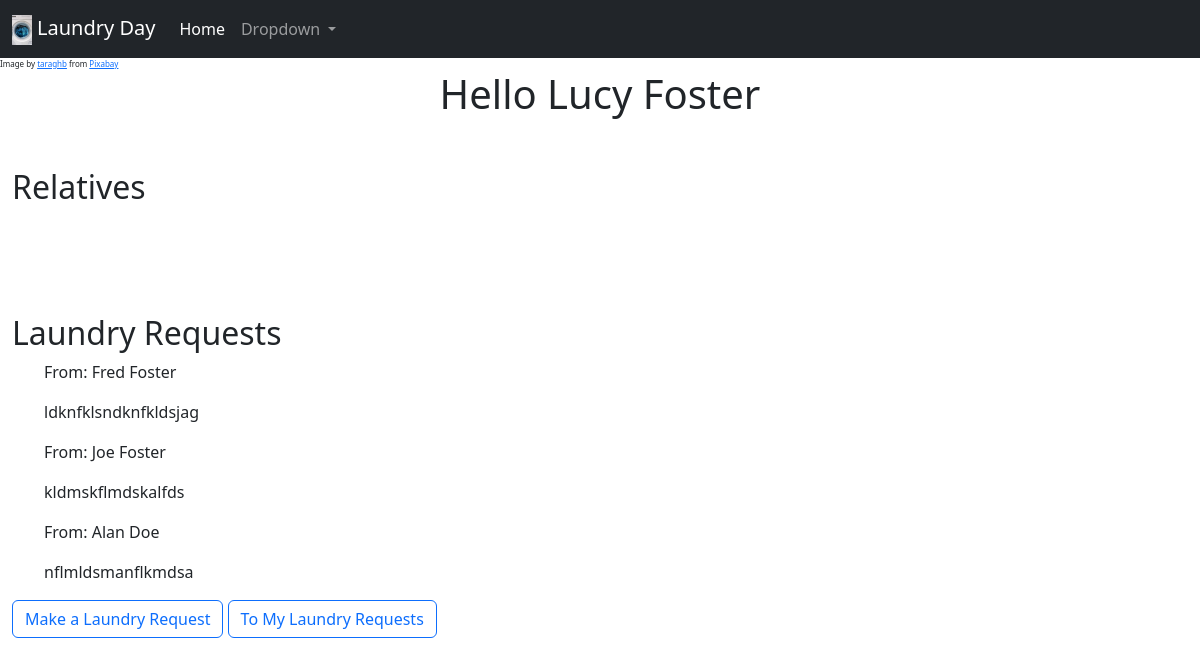
/user/5, run on the app's committed database.
### laundry_day/models.py (models this page shows, shortened)
class User(models.Model):
    name = models.CharField(max_length=100)
    def __str__(self):
        return self.name
    class Meta:
        db_table = 'custom_user'
    parent = models.ForeignKey('self',
                               null=True,
                               blank=True,
                               related_name='children',
                               on_delete=models.SET_NULL)
    def get_siblings(self):
        if self.parent:
            return self.parent.children.exclude(id=self.id)
        else:
            return User.objects.none()

class LaundryRequests(models.Model):
    to_user = models.ForeignKey(User, on_delete=models.CASCADE, related_name='to_user')
    from_user = models.ForeignKey(User, on_delete=models.CASCADE, related_name='from_user')
    message = models.CharField(max_length=5000)
    def __str__(self):
        return self.message

### laundry_day/views.py (the view)
# urls.py: path("user/<int:pk>", views.UserDetailView.as_view(), name="user_detail"),
class UserDetailView(generic.DetailView):
    model = User
    template_name = 'laundry_day/user_detail.html'
    context_object_name = 'user'
    def get_context_data(self, **kwargs):
        context = super().get_context_data(**kwargs)
        user = self.object
        laundry_requests = LaundryRequests.objects.filter(to_user=user)
        context['laundry_requests'] = laundry_requests
        context['relatives'] = self.object.get_siblings()
        context['children'] = self.object.children.all()
        return context

### laundry_day/templates/laundry_day/user_detail.html (shortened to what this page needs)
{% extends "laundry_day/base_template.html" %}
{% block content %}
<div class="container-fluid">
    {%if user%}
        <h1 style = "text-align: center;">Hello {{user.name}}</h1>
    {%else%}
        <h1>User not found</h1>
    {%endif%}
        <div style= "margin-top: 50px;">
            <h2>Relatives</h2>
        </div>
        <div style="margin-top: 100px;">
            <h2 >Laundry Requests</h2>
            <ul>
                {%for request in laundry_requests%}
                    <li class = "list-group-item">
                        <p>From: {{request.from_user}}</p>
                        <p>{{request}}</p></li>
                {%endfor%}
            </ul>
            <a class = "btn btn-outline-primary" href="{%url 'create_laundry_request' pk=user.id %}">Make a Laundry Request</a>
            <a class = "btn btn-outline-primary" href="{%url 'laundry_request_detail' user.id%}">To My Laundry Requests</a>
        </div>
</div>
{% endblock %}

### data on the page
User: name "Lucy Foster"
LaundryRequests: from_user "Fred Foster", message "ldknfklsndknfkldsjag"
LaundryRequests: from_user "Joe Foster", message "kldmskflmdskalfds"
LaundryRequests: from_user "Alan Doe", message "nflmldsmanflkmdsa"
